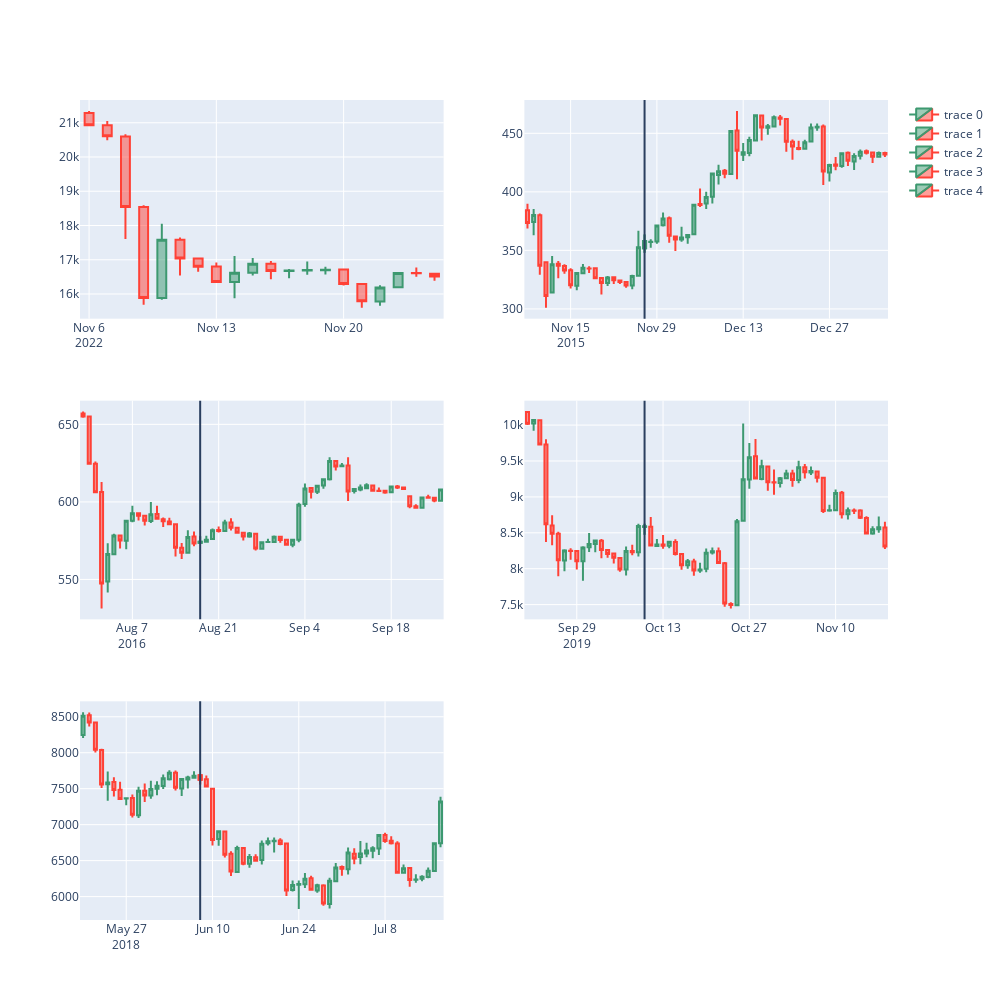

Notebook code cell kept with this figure:
### Code cell
# PARAM WINDOW BEGIN ----------------------------

# How many candle sticks you want to look into
window_size = 20
closest_n = 5
input_pattern_index = 0

# PARAM WINDOW END ------------------------------
df, change_df = get_data("BTC-USD")


embeddings, change_df = alter_df(change_df, window_size)

vector_size = len(embeddings[0])

t = AnnoyIndex(vector_size, 'manhattan')
for i in range(len(embeddings)):
    t.add_item(i, embeddings[i])

t.build(100)

visualize_patterns(input_pattern_index,
                   window_size,
                   closest_n,
                   True)
